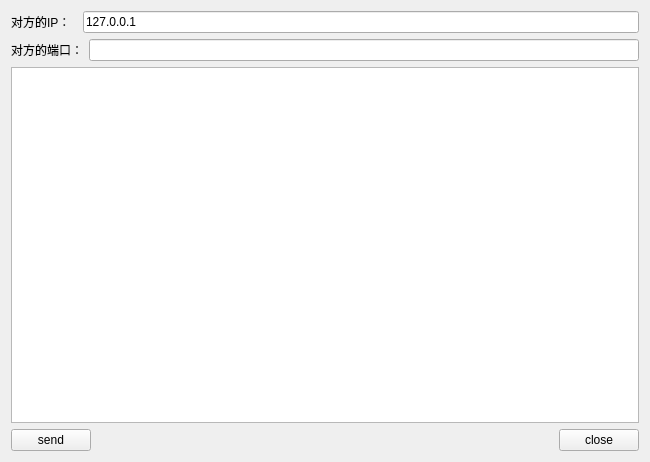
<?xml version="1.0" encoding="UTF-8"?>
<ui version="4.0">
 <class>OtherUdp</class>
 <widget class="QWidget" name="OtherUdp">
  <property name="geometry">
   <rect>
    <x>0</x>
    <y>0</y>
    <width>650</width>
    <height>462</height>
   </rect>
  </property>
  <property name="windowTitle">
   <string>Form</string>
  </property>
  <layout class="QGridLayout" name="gridLayout">
   <item row="0" column="0">
    <layout class="QHBoxLayout" name="horizontalLayout_7">
     <item>
      <widget class="QLabel" name="label_5">
       <property name="text">
        <string>对方的IP：  </string>
       </property>
      </widget>
     </item>
     <item>
      <widget class="QLineEdit" name="otherLineEditIP">
       <property name="text">
        <string>127.0.0.1</string>
       </property>
      </widget>
     </item>
    </layout>
   </item>
   <item row="1" column="0">
    <layout class="QHBoxLayout" name="horizontalLayout_8">
     <item>
      <widget class="QLabel" name="label_6">
       <property name="text">
        <string>对方的端口：</string>
       </property>
      </widget>
     </item>
     <item>
      <widget class="QLineEdit" name="otherLineEditPort"/>
     </item>
    </layout>
   </item>
   <item row="2" column="0">
    <widget class="QTextEdit" name="otherTextEdit"/>
   </item>
   <item row="3" column="0">
    <layout class="QHBoxLayout" name="horizontalLayout_9">
     <item>
      <widget class="QPushButton" name="otherSendBtn">
       <property name="text">
        <string>send</string>
       </property>
      </widget>
     </item>
     <item>
      <spacer name="horizontalSpacer_3">
       <property name="orientation">
        <enum>Qt::Horizontal</enum>
       </property>
       <property name="sizeHint" stdset="0">
        <size>
         <width>40</width>
         <height>20</height>
        </size>
       </property>
      </spacer>
     </item>
     <item>
      <widget class="QPushButton" name="otherCloseBtn">
       <property name="text">
        <string>close</string>
       </property>
      </widget>
     </item>
    </layout>
   </item>
  </layout>
 </widget>
 <resources/>
 <connections/>
</ui>
